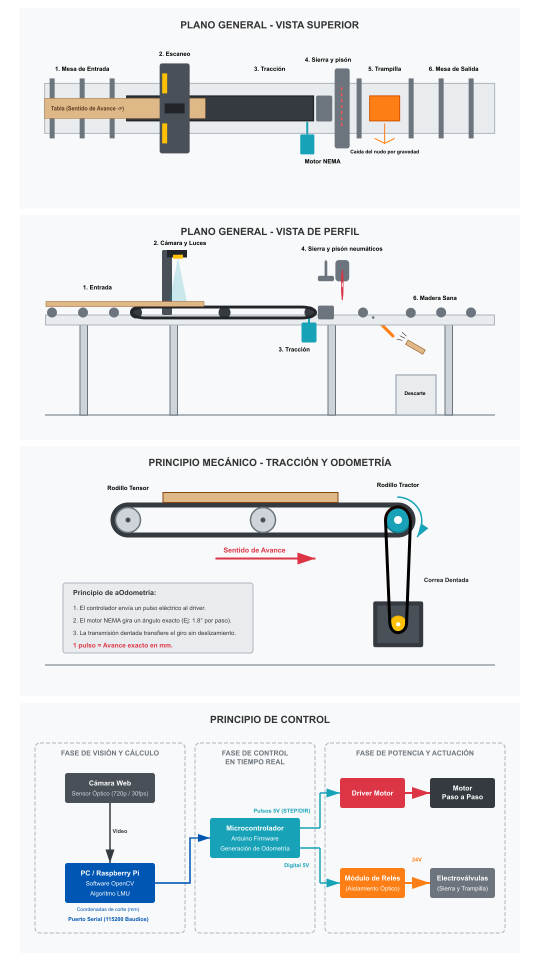
#> input picture planos generales.png, 1080 x 1920 px, given in place of the camera (shown at 1/2 size)
$ python prueba.py
#> lines starting #> are read from the running program, lines starting #| are printed output that depends on the picture; after the words box and inside, x2 and y2 are one past the last pixel; in counts of white or black regions, pixels touching at a corner belong together
import cv2
import serial
import time

# ==========================================
# CONSTANTES Y CALIBRACIÓN DEL SISTEMA
# ==========================================
# Puerto serie asignado a la placa Arduino (Ajustar según el Administrador de Dispositivos).
PUERTO_SERIAL = "COM4"
# Índice de hardware de la cámara (0 para webcam integrada, 1 para USB externa como PS3 Eye).
INDICE_CAMARA = 1

# Coordenadas provisionales para el recorte de la Región de Interés (ROI).
# Deben ajustarse empíricamente para aislar solo la cinta transportadora.
ROI_Y1 = 115
ROI_Y2 = 355
ROI_X1 = 70
ROI_X2 = 560

# Valor del umbral de intensidad para la binarización (detección de defectos oscuros).
UMBRAL_OSCURO = 80
# Valor mínimo de intensidad promedio para validar que la tabla de pino ingresó a la ROI.
UMBRAL_MADERA_PRESENTE = 100
# Superficie mínima del polígono en píxeles para catalogarlo como defecto estructural.
AREA_MINIMA = 500

# Constante de conversión espacial de píxeles a milímetros físicos (Requiere calibración con regla).
PIXELES_POR_MM = 2.37
# Tiempo de pausa (en segundos) para dar margen a la actuación de los cilindros neumáticos.
TIEMPO_CILINDROS = 4.0

# Longitud mínima física de agrupación para nudos cercanos.
LONGITUD_MINIMA_MM = 100
# Conversión de la longitud mínima física a píxeles para el análisis óptico.
DISTANCIA_MINIMA_PIXELES = LONGITUD_MINIMA_MM * PIXELES_POR_MM

# --- MÁRGENES Y DISTANCIAS DE SEGURIDAD FÍSICA ---
# Distancia mínima (en milímetros) desde los extremos del cuadro de visión donde la sierra puede operar sin riesgo.
MARGEN_SEGURIDAD_MM = 10
# Conversión del margen de seguridad físico a su equivalente en píxeles.
MARGEN_SEGURIDAD_PIXELES = MARGEN_SEGURIDAD_MM * PIXELES_POR_MM

# --- CALIBRACIÓN DE OFFSET MECÁNICO ---
# Distancia física (en mm) medida sobre la cinta transportadora desde la línea inferior del ROI hasta la guillotina.
OFFSET_SIERRA_MM = 600.0


# ==========================================
# FUNCIONES DE PROCESAMIENTO GEOMÉTRICO
# ==========================================
# Definición de la función que recibe la lista de cajas y la distancia de tolerancia.
def agrupar_defectos_cercanos(cajas, distancia_minima):
    # Condicional de escape: si no hay cajas en la lista, retorna una lista vacía.
    if not cajas: return []

    # Ordena la lista de cajas basándose en la coordenada Y (de arriba hacia abajo en la imagen).
    cajas.sort(key=lambda b: b[1])

    # Inicializa la lista de cajas agrupadas utilizando la primera caja detectada como base.
    cajas_agrupadas = [cajas[0]]

    # Bucle que itera sobre las cajas restantes a partir de la segunda posición.
    for caja_actual in cajas[1:]:
        # Extrae la última caja que se guardó en la lista de agrupadas (la más baja hasta el momento).
        caja_anterior = cajas_agrupadas[-1]

        # Desempaqueta las coordenadas y dimensiones de la caja anterior.
        x_ant, y_ant, w_ant, h_ant = caja_anterior
        # Desempaqueta las coordenadas y dimensiones de la caja actual que se está evaluando.
        x_act, y_act, w_act, h_act = caja_actual

        # Calcula la distancia vertical vacía entre el borde inferior de la caja anterior y el borde superior de la actual.
        distancia_y = y_act - (y_ant + h_ant)

        # Evalúa si la distancia calculada es menor al margen de seguridad estipulado para fusionar.
        if distancia_y < distancia_minima:
            # FUSIÓN DE CAJAS: Determina la coordenada Y superior más alta (menor valor numérico).
            nuevo_y = min(y_ant, y_act)
            # Calcula la nueva altura total restando la coordenada Y inicial al punto más bajo alcanzado por ambas cajas.
            nuevo_h = max(y_ant + h_ant, y_act + h_act) - nuevo_y
            # Determina la coordenada X más desplazada hacia la izquierda por seguridad transversal.
            nuevo_x = min(x_ant, x_act)
            # Calcula el nuevo ancho total abarcando los extremos derechos de ambas cajas.
            nuevo_w = max(x_ant + w_ant, x_act + w_act) - nuevo_x

            # Reemplaza la última caja en la lista con esta nueva macro-caja fusionada.
            cajas_agrupadas[-1] = (nuevo_x, nuevo_y, nuevo_w, nuevo_h)
        else:
            # Si la distancia es amplia, añade la caja actual como un defecto independiente.
            cajas_agrupadas.append(caja_actual)

    # Retorna la lista final con las cajas ya procesadas y fusionadas si correspondía.
    return cajas_agrupadas


# ==========================================
# INICIALIZACIÓN DE HARDWARE
# ==========================================
try:
    # Apertura del puerto serie a 9600 baudios.
    arduino = serial.Serial(PUERTO_SERIAL, 9600, timeout=1)
    # Pausa de seguridad para permitir la inicialización del bootloader del microcontrolador.
    time.sleep(2)
    print("Comunicación serial establecida.")
except Exception as e:
    # Advertencia en caso de falla de conexión por protocolo USB.
    print(f"Error de hardware: No se pudo abrir el puerto serie. Detalle: {e}")

# Instanciación de la cámara mediante el módulo de captura de OpenCV.
cap = cv2.VideoCapture(INDICE_CAMARA)
# Ajuste forzado de la resolución horizontal para estandarizar la captura.
cap.set(cv2.CAP_PROP_FRAME_WIDTH, 640)
# Ajuste forzado de la resolución vertical para mantener la relación de aspecto.
cap.set(cv2.CAP_PROP_FRAME_HEIGHT, 480)
# Ajuste de la tasa de fotogramas a 60 FPS para captura industrial de alta velocidad.
cap.set(cv2.CAP_PROP_FPS, 60)

# Declaración de la variable global de estado para evitar la saturación del buffer serial.
estado_actual_motor = "DETENIDO"


# ==========================================
# BUCLE PRINCIPAL DE MÁQUINA
# ==========================================
while True:
    # Lectura secuencial del fotograma desde el buffer de video.
    ret, frame = cap.read()
#> frame is the input picture: shape (1920, 1080, 3); mean B, G, R 234.3, 233.3, 232

    # Comprobación de la integridad del flujo de datos de la cámara.
    if not ret:
        # Emisión de mensaje de error por consola ante un corte en la señal.
        print("Falla crítica: Pérdida de señal de video.")
        # Ruptura forzada del bucle principal para detener la máquina.
        break

    # ==========================================
    # PREPROCESAMIENTO Y VALIDACIÓN DE PRESENCIA
    # ==========================================
    # Recorte matricial de la imagen para aislar estrictamente la cinta transportadora (ROI).
    frame_roi = frame[ROI_Y1:ROI_Y2, ROI_X1:ROI_X2]
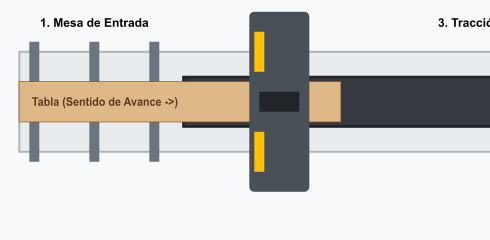
#> frame_roi: shape (240, 490, 3); mean B, G, R 202.4, 205.8, 207.4

    # Conversión del espacio de color BGR a escala de grises para análisis de luminosidad.
    gris = cv2.cvtColor(frame_roi, cv2.COLOR_BGR2GRAY)
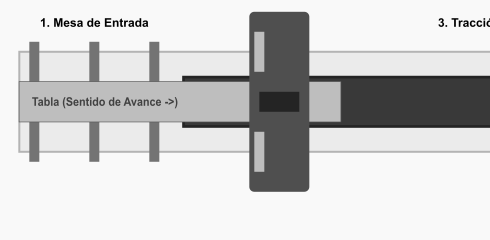
#> gris: shape (240, 490); min 0, max 249, mean 206

    # Cálculo del nivel de brillo promedio en toda la extensión de la Región de Interés.
    brillo_promedio = cv2.mean(gris)[0]
#> brillo_promedio = 206

    # Declaración de la bandera de estado para la orden de corte en el ciclo actual.
    defecto_detectado = False

    # Inicialización de la lista temporal destinada a almacenar las coordenadas de los nudos identificados.
    lista_cajas_crudas = []

    # Inicialización de las variables de distancia en cero por defecto.
    distancia_corte_1 = 0
    distancia_corte_2 = 0

    # Evaluación principal: comprueba si la luminosidad supera el umbral, indicando que hay madera presente.
    if brillo_promedio > UMBRAL_MADERA_PRESENTE:

        # HAY MADERA: Ejecución del pipeline de filtrado óptico.
        # Aplicación de filtro gaussiano para difuminar imperfecciones menores y aserrín.
        desenfoque = cv2.GaussianBlur(gris, (5, 5), 0)
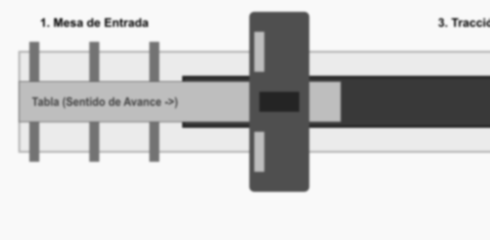
#> desenfoque: shape (240, 490); min 36, max 249, mean 206

        # Binarización invertida para aislar las zonas oscuras de los defectos convirtiéndolas a pixeles blancos.
        _, umbral = cv2.threshold(desenfoque, UMBRAL_OSCURO, 255, cv2.THRESH_BINARY_INV)
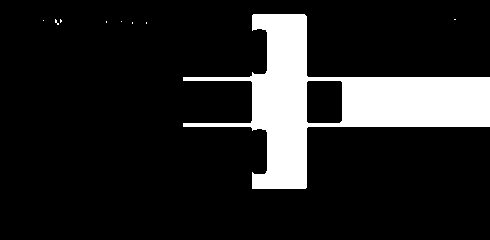
#> umbral: shape (240, 490); 14.1% white; 9 white regions (8 under 20 px)

        # Detección y extracción topológica de los polígonos generados en la máscara binaria.
        contornos, _ = cv2.findContours(umbral, cv2.RETR_EXTERNAL, cv2.CHAIN_APPROX_SIMPLE)
#> contornos = 9 contours, 8 with area under 20; largest, box (x1, y1, x2, y2) and area: (183, 14, 490, 189) 17450

        # Iteración secuencial sobre cada contorno hallado en la imagen.
        for contorno in contornos:
            # Cálculo matemático de la superficie cubierta por el polígono.
            area = cv2.contourArea(contorno)

            # Filtro geométrico: descarta los puntos oscuros cuya área sea irrelevante para la estructura.
            if area > AREA_MINIMA:
                # Extracción de las coordenadas X, Y, ancho y alto de la caja delimitadora ortogonal.
                x, y, w, h = cv2.boundingRect(contorno)
                # Almacenamiento de la tupla de datos en la lista de defectos en crudo.
                lista_cajas_crudas.append((x, y, w, h))
#> this loop made 9 passes
#> (area, x, y, w, h) on pass 9: (17450, 183, 14, 307, 175)
#> after the loop, lista_cajas_crudas = [(183, 14, 307, 175)]

        # Procesamiento de consolidación: unifica defectos contiguos mediante la función geométrica.
        cajas_procesadas = agrupar_defectos_cercanos(lista_cajas_crudas, DISTANCIA_MINIMA_PIXELES)
#> cajas_procesadas = [(183, 14, 307, 175)]

        # Verificación final: constata si quedaron defectos validados tras el proceso de agrupación.
        if len(cajas_procesadas) > 0:

            # Extracción prioritaria de los datos correspondientes a la primera caja detectada (la más adelantada).
            x_fin, y_fin, w_fin, h_fin = cajas_procesadas[0]
#> x_fin = 183; y_fin = 14; w_fin = 307; h_fin = 175

            # Definición geométrica de los extremos superior e inferior del nudo.
            borde_superior = y_fin
#> borde_superior = 14
            borde_inferior = y_fin + h_fin
#> borde_inferior = 189

            # Cálculo de la altura total de la zona de visión en píxeles.
            alto_roi = ROI_Y2 - ROI_Y1

            # ==========================================
            # DECISIÓN LÓGICA: GATILLO POR INGRESO COMPLETO
            # ==========================================
            # Define la línea virtual que el borde inferior del defecto debe atravesar para gatillar.
            limite_seguridad_inferior = alto_roi - MARGEN_SEGURIDAD_PIXELES
            # Define el margen superior para evitar errores de cálculo en el ingreso.
            limite_seguridad_superior = MARGEN_SEGURIDAD_PIXELES

            # Validación cinemática: evalúa si el nudo completo ingresó a la zona segura de medición.
            if borde_inferior < limite_seguridad_inferior and borde_superior > limite_seguridad_superior:

                # SÍ: El defecto ingresó completamente. Se autoriza el cálculo de las distancias de encapsulamiento.
                defecto_detectado = True

                # Conversión de la longitud total del defecto de píxeles a unidades métricas (milímetros).
                largo_nudo_mm = h_fin / PIXELES_POR_MM

                # Cálculo de la distancia real para el primer corte (frontal), restando el margen de seguridad.
                distancia_corte_1 = OFFSET_SIERRA_MM - (borde_superior / PIXELES_POR_MM) - MARGEN_SEGURIDAD_MM

                # Cálculo de la distancia para el segundo corte (trasero) para amputar el segmento completo.
                distancia_corte_2 = largo_nudo_mm + (MARGEN_SEGURIDAD_MM * 2)

                # Dibujo del perímetro de delimitación final (en color verde) para indicar que el gatillo fue accionado.
                cv2.rectangle(frame_roi, (x_fin, y_fin), (x_fin + w_fin, borde_inferior), (0, 255, 0), 3)

            else:
                # NO: El defecto está visible pero su extremo inferior aún no cruzó la línea de confirmación.
                defecto_detectado = False

                # Dibujo del perímetro en color amarillo para indicar que el defecto está en seguimiento óptico previo al disparo.
                cv2.rectangle(frame_roi, (x_fin, y_fin), (x_fin + w_fin, borde_inferior), (0, 255, 255), 2)
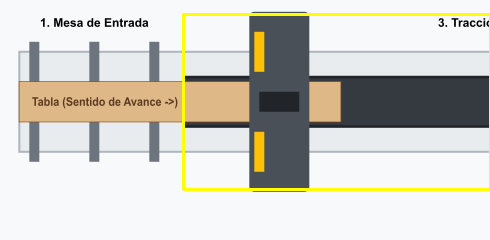
#> frame_roi: shape (240, 490, 3); 2.15% of pixels changed, all inside (x1, y1, x2, y2) = (182, 13, 490, 191)

    else:
        # NO HAY MADERA: La región de análisis se encuentra despejada.
        # Bypass algorítmico: se evita el procesamiento óptico para ahorrar recursos de CPU.
        pass


# ==========================================
    # LÓGICA DE CONTROL Y TRANSMISIÓN SERIAL
    # ==========================================
    if defecto_detectado:
        estado_actual_motor = "CORTANDO"
        print(f"\n[!] DEFECTO CONFIRMADO - Iniciando secuencia macro de encapsulamiento")

        # Estructuración de la trama compuesta: Distancia 1 y Distancia 2 separadas por pipe.
        trama_macro = f"C:{distancia_corte_1:.2f}|{distancia_corte_2:.2f}\n"
        arduino.write(trama_macro.encode())
        print(f"TX Secuencia Completa: {trama_macro.strip()}")

        # --- CÁLCULO DE TIEMPO DE BLOQUEO DINÁMICO ---
        # 1. Tiempo de posicionamiento: Distancia total * 10 pasos/mm * 1.6 milisegundos por paso.
        tiempo_motor_segundos = (distancia_corte_1 + distancia_corte_2) * 10.0 * 0.0016
        # 2. Tiempo neumático: 4 segundos de solapamiento por corte (8 segundos totales).
        tiempo_neumatico_segundos = 8.0

        # Sumatoria total con medio segundo adicional de margen de seguridad lógico.
        tiempo_total_espera = tiempo_motor_segundos + tiempo_neumatico_segundos + 0.5

        # Bloqueo estricto del hilo de video mientras la máquina ejecuta el proceso físico.
        time.sleep(tiempo_total_espera)

        # Vaciado del buffer de la cámara para retomar el análisis en tiempo real.
        for _ in range(5):
            cap.grab()

    else:
        if estado_actual_motor != "AVANZANDO":
            trama_serial = "A\n"
            arduino.write(trama_serial.encode())
            estado_actual_motor = "AVANZANDO"
            print("TX: Reanudando tracción continua (A)")


    # ==========================================
    # INTERFAZ DE MONITOREO Y FINALIZACIÓN
    # ==========================================
    # Proyección gráfica del entorno de análisis primario con los marcadores superpuestos.
    cv2.imshow("Panel de Inspeccion Principal", frame_roi)

    # Comprobación de existencia en memoria de la variable binaria (prevención de excepciones si la cinta arranca vacía).
    if 'umbral' in locals():
        # Despliegue de la capa de umbralización para calibración óptica en tiempo real.
        cv2.imshow("Visor de Mascara Binaria", umbral)

    # Detección de interrupción por teclado leyendo el evento 'q' (1 milisegundo de espera).
    if cv2.waitKey(1) & 0xFF == ord('q'):
        # Ruptura del ciclo infinito para iniciar el protocolo de apagado del software.
#> (key q is pressed here)
        break

# ==========================================
# LIMPIEZA DE RECURSOS (CLEANUP)
# ==========================================
# Liberación lógica del puerto USB asociado al sensor.
cap.release()
# Cierre forzado y liberación de memoria de las ventanas gráficas de la API OpenCV.
cv2.destroyAllWindows()
# Cierre seguro del protocolo de comunicación serial para evitar bloqueos del puerto COM.
arduino.close()
